Frame 1 (no input): blank canvas, image omitted
Frame 60 (no input): blank canvas, image omitted
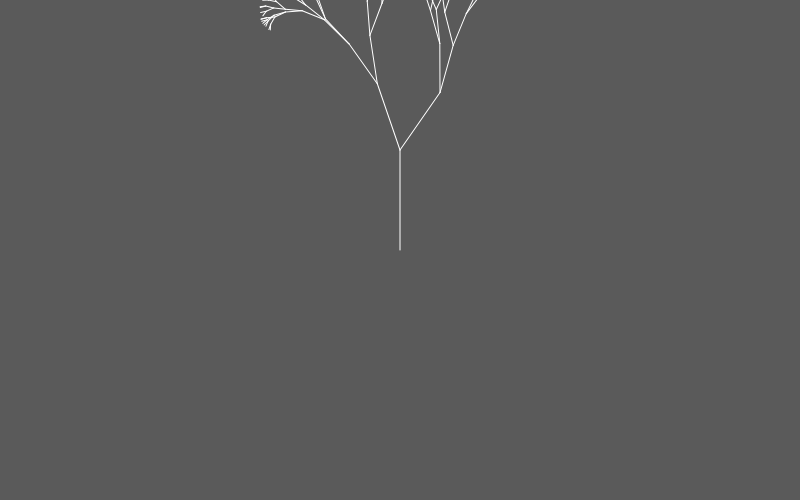
Frame 120 (the mouse pressed at the canvas centre since frame 60)

The p5.js sketch whose frames 1 and 60 were blank and that drew this single picture after the mouse press (run headless with seeded random() and noise() and a simulated clock; from frame 60 on, the mouse is pressed at the canvas centre):

// p5.js sketch
// ── sketch.js
  var seed = 4;
function setup() {
  createCanvas(800,500);
  background (90); //Background gray
}

function draw() {
  randomSeed(seed);
}

function branch(leng){
  line(0,0,0, -leng);
  translate (0,-leng);
  leng = leng * 0.7; //
  if(leng > 5) {
  for (var count=0; count<2; count++){
    var ang=random(-PI/5, PI/5);
    push();
    rotate(ang);
    branch(leng);
    pop();
}
}
}

function mousePressed (){
  push();
  translate(mouseX, mouseY);
  stroke(255); //Line white
  branch(100);
  pop();
}
